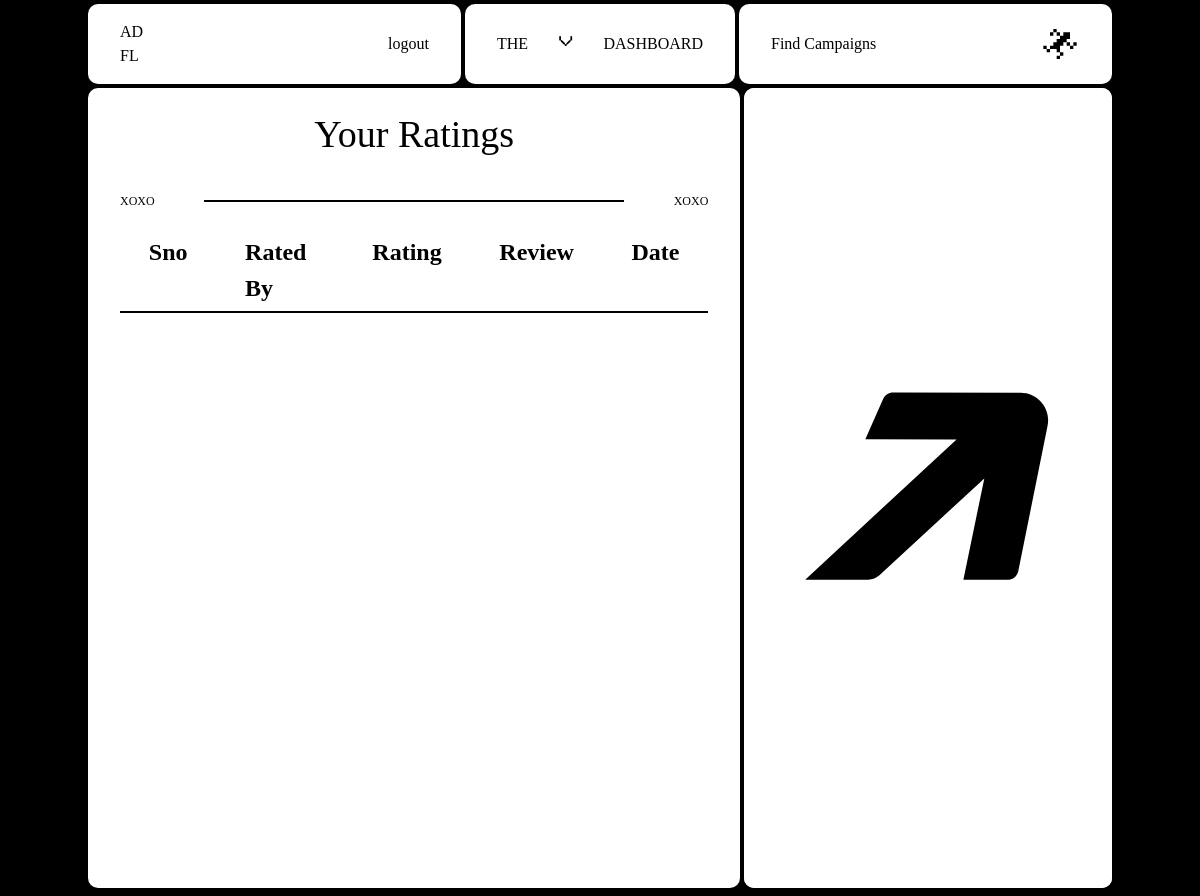
Before: /influencer/view_ratings (signed in) with the older database file.
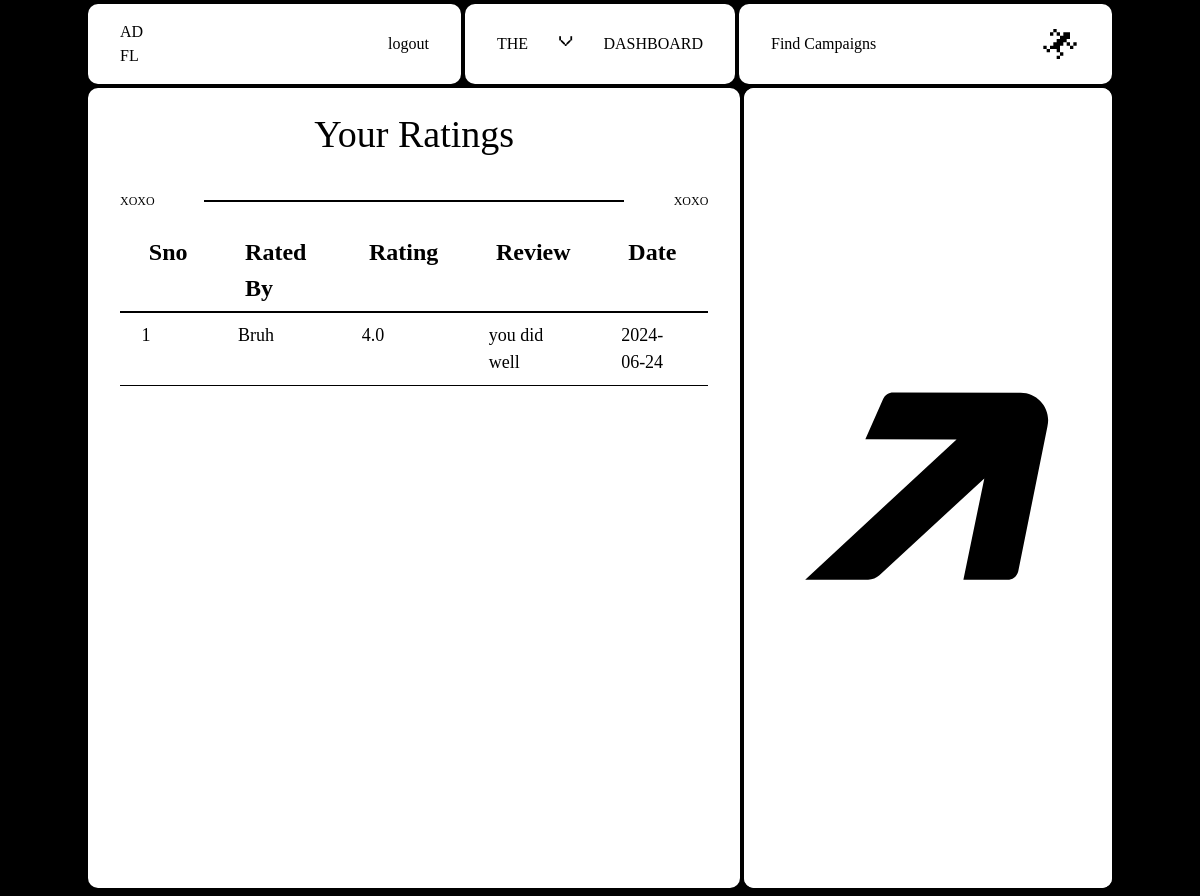
After: the same page with the newer database file.
### Adfluence/models.py (models this page shows)
class User(db.Model, UserMixin):
    id = db.Column(db.Integer, primary_key=True)
    email = db.Column(db.String(150), unique=True)
    password = db.Column(db.String(150))
    name = db.Column(db.String(150))
    role = db.Column(db.String(20), nullable=True)
    niche = db.Column(db.String(100), nullable=True)
    flagged = db.Column(db.Boolean, default=False)
    influencers = relationship("Influencer", backref="user", lazy=True)
    campaigns = relationship("Campaign", backref="user", cascade="all, delete-orphan")
    transactions = relationship(
        "Transaction", backref="user", cascade="all,delete-orphan"
    )
    ratings = relationship("Rating", backref="user", cascade="all, delete-orphan")

class Rating(db.Model):
    id = db.Column(db.Integer, primary_key=True)
    transaction_id = db.Column(
        db.Integer, db.ForeignKey("transaction.id"), nullable=False
    )
    rater_id = db.Column(db.Integer, db.ForeignKey("user.id"), nullable=False)
    ratee_id = db.Column(db.Integer, db.ForeignKey("influencer.id"), nullable=False)
    rating = db.Column(db.Float, nullable=False)
    review = db.Column(db.Text, nullable=True)
    date = db.Column(db.DateTime, nullable=False, default=func.now())

### Adfluence/influencer.py (the view)
@influencer.route("/view_ratings")
@role_required("Influencer")
@login_required
def view_ratings():
    influencers = current_user.influencers
    influencer = influencers[0] if influencers else None
    ratings = Rating.query.filter_by(ratee_id=influencer.id).all()
    ratings_with_details = []
    for rating in ratings:
        sponsor = User.query.get(rating.rater_id)
        sponsor_name = sponsor.name
        ratings_with_details.append(
            {
                "rating": rating,
                "sponsor_name": sponsor_name,
            }
        )
    return render_template("Influencer/view_ratings.html", ratings=ratings_with_details)

### Adfluence/auth.py (called while the page is built)
def role_required(role):
    def decorator(f):
        @wraps(f)
        def decorated_function(*args, **kwargs):
            if current_user.role != role:
                abort(403)
            return f(*args, **kwargs)
        return decorated_function
    return decorator

### Adfluence/templates/Influencer/view_ratings.html (shortened to what this page needs)
{% extends "base.html" %} {% block head %}
<link
  rel="stylesheet"
  href="{{ url_for('static', filename='src/influencer_css/view_ratings.css') }}"
/>
{% endblock %} {% block content %}
<div class="container">
  <nav>
    <div class="nav-1">
      <a href="{{ url_for('influencer.dashboard') }}" class="logo view">
        AD <br />
        FL
      </a>
      <a href="{{ url_for('views.logout') }}" class="view">logout</a>
    </div>
    <div class="nav-2">
      <p class="menu-button">the</p>
      <p class="x">v</p>
      <p class="menu-button">dashboard</p>
    </div>
    <div class="nav-3">
      <a href="{{ url_for('influencer.viewCampaigns') }}" class="view"
        >Find Campaigns</a
      >
      <p>
      </p>
    </div>
  </nav>
  <div class="form-wrapper">
    <form method="POST">
      <div class="content-wrapper">
        <div class="col col-1">
          <div class="header-ad header">
            <h1>Your Ratings</h1>
          </div>
          <div class="numbers">
            <p>xoxo</p>
            <div class="hr"></div>
            <p>xoxo</p>
          </div>
          <div class="table-wrapper">
            <div class="first-table">
              <table>
                <tr>
                  <th>Sno</th>
                  <th>Rated By</th>
                  <th>Rating</th>
                  <th>Review</th>
                  <th>Date</th>
                </tr>
                {% for rating in ratings %}
                <tr>
                  <td>{{rating.rating.id}}</td>
                  <td>{{rating.sponsor_name}}</td>
                  <td>{{rating.rating.rating}}</td>
                  <td>{{rating.rating.review}}</td>
                  <td>{{rating.rating.date.strftime('%Y-%m-%d')}}</td>
                </tr>
                {% endfor%}
              </table>
            </div>
          </div>
        </div>
        <div class="col-2">
          <div class="circle">
            <div class="arrow arrow1">
            </div>
          </div>
        </div>
      </div>
    </form>
  </div>
</div>
{% endblock %}

Changed rows visible on the page:
added User: rating.id "1", sponsor_name "Bruh", rating.rating "4.0", rating.review "you did well", rating "2024-06-24"
